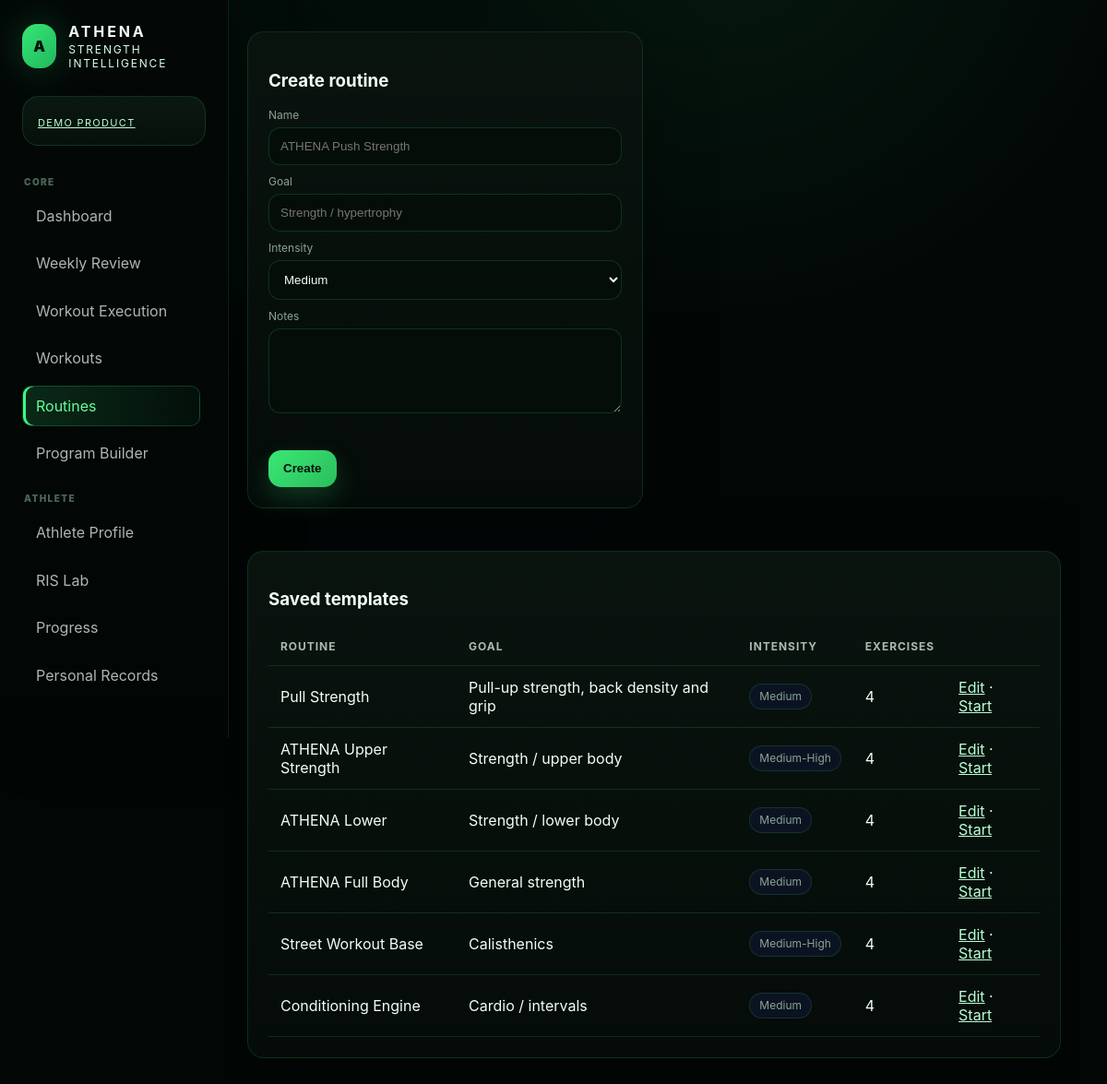
The page /routines on the database its author committed.
### tables this page shows
CREATE TABLE routines(
            id INTEGER PRIMARY KEY AUTOINCREMENT,
            name TEXT NOT NULL,
            goal TEXT,
            intensity TEXT,
            notes TEXT,
            created_at TEXT DEFAULT CURRENT_TIMESTAMP
        );

### app.py (the view)
@app.route('/routines', methods=['GET','POST'])
def routines():
    if request.method == 'POST':
        rid = insert('INSERT INTO routines(name,goal,intensity,notes) VALUES(?,?,?,?)',(request.form['name'],request.form['goal'],request.form['intensity'],request.form.get('notes','')))
        flash('Routine shell created. Add exercises below.')
        return redirect(url_for('routine_detail', rid=rid))
    rows = q('SELECT r.*, COUNT(re.id) exercise_count FROM routines r LEFT JOIN routine_exercises re ON r.id=re.routine_id GROUP BY r.id ORDER BY r.created_at DESC')
    return render_template('routines.html', rows=rows)

### app.py (called while the page is built)
def db():
    conn = sqlite3.connect(DB_PATH)
    conn.row_factory = sqlite3.Row
    return conn

def q(sql, params=(), one=False, commit=False):
    with db() as conn:
        cur = conn.execute(sql, params)
        if commit:
            conn.commit()
        return (cur.fetchone() if one else cur.fetchall())

@app.context_processor
def inject():
    return dict(MUSCLES=MUSCLES, MOODS=MOODS, SEXES=SEXES, DIFFICULTY=DIFFICULTY, EXERCISE_TYPES=EXERCISE_TYPES, today=datetime.date.today().isoformat())

@app.context_processor
def athena_v116_context():
    return dict(
        athlete_rank_from_xp=athlete_rank_from_xp,
        streak_system_v2=streak_system_v2,
        profile_completion_score=profile_completion_score,
        skill_tree_view_data=skill_tree_view_data,
        featured_achievements=featured_achievements,
        upcoming_goals_data=upcoming_goals_data,
        smart_training_suggestion_v2=smart_training_suggestion_v2,
        dashboard_mission_v2=dashboard_mission_v2,
    )

### templates/routines.html
{% extends 'base.html' %}{% block title %}Routines{% endblock %}{% block content %}<div class="grid cols-3"><div class="card"><h3>Create routine</h3><form method="post"><label>Name</label><input name="name" required placeholder="ATHENA Push Strength"><label>Goal</label><input name="goal" placeholder="Strength / hypertrophy"><label>Intensity</label><select name="intensity"><option>Low</option><option selected>Medium</option><option>Medium-High</option><option>High</option></select><label>Notes</label><textarea name="notes"></textarea><br><br><button class="primary">Create</button></form></div><div class="card" style="grid-column:span 2"><h3>Saved templates</h3><table><tr><th>Routine</th><th>Goal</th><th>Intensity</th><th>Exercises</th><th></th></tr>{% for r in rows %}<tr><td>{{r.name}}</td><td>{{r.goal}}</td><td><span class="pill">{{r.intensity}}</span></td><td>{{r.exercise_count}}</td><td><a href="/routines/{{r.id}}">Edit</a> · <a href="/routines/{{r.id}}/start">Start</a></td></tr>{% endfor %}</table></div></div>{% endblock %}

### rows shown on the page
routines: name "Pull Strength", goal "Pull-up strength, back density and grip", intensity "Medium", exercise_count "4"
routines: name "ATHENA Upper Strength", goal "Strength / upper body", intensity "Medium-High", exercise_count "4"
routines: name "ATHENA Lower", goal "Strength / lower body", intensity "Medium", exercise_count "4"
routines: name "ATHENA Full Body", goal "General strength", intensity "Medium", exercise_count "4"
routines: name "Street Workout Base", goal "Calisthenics", intensity "Medium-High", exercise_count "4"
routines: name "Conditioning Engine", goal "Cardio / intervals", intensity "Medium", exercise_count "4"
